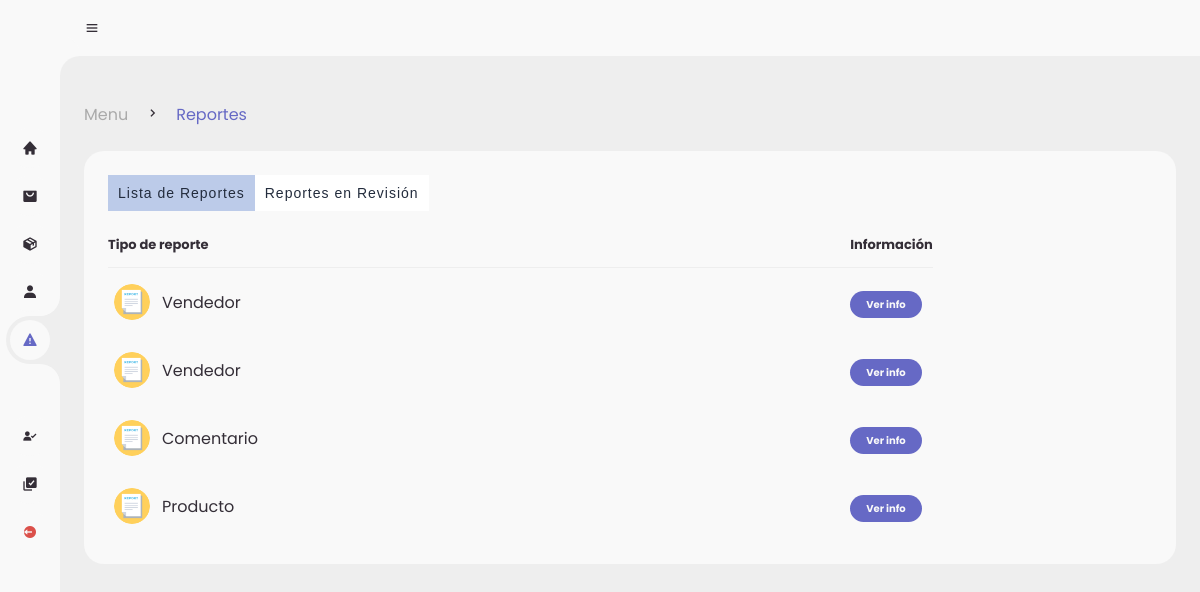
The app's page /admin/reports.php (signed in) with its own data.
### tables this page shows
CREATE TABLE `reports` (
  `id_report` int(11) NOT NULL,
  `report` varchar(150) NOT NULL,
  `type` varchar(30) NOT NULL,
  `ID_registro` int(11) DEFAULT NULL,
  `id_product` int(11) DEFAULT NULL,
  `id_star` int(11) DEFAULT NULL,
  `id_comment` int(11) DEFAULT NULL,
  `seller` int(11) DEFAULT NULL,
  `buyer` int(11) DEFAULT NULL,
  `estatus` int(2) NOT NULL
);

### admin/reports.php (the view, shortened to what this page needs)
<!DOCTYPE html>
<?php
include('../global/conexion.php');
?>
<html lang="en">
<head>
	<link href='https://unpkg.com/boxicons@2.0.9/css/boxicons.min.css' rel='stylesheet'>
	<link rel="stylesheet" href="style.css">
	<link rel="stylesheet" href="estilos.css">
</head>
<body>
	<section id="sidebar">
		<a href="./menu.php" class="brand">
		</a>
		<ul class="side-menu top">
			<li >
				<a href="./menu.php">
					<i class='bx bxs-home' ></i>
				</a>
			</li>
			<li >
				<a href="./orders.php">
					<i class='bx bxs-shopping-bag-alt' ></i>
				</a>
			</li>
			<li>
				<a href="./products.php">
					<i class='bx bxs-package'></i>
				</a>
			</li>
			<li>
				<a href="./sellers.php">
					<i class='bx bxs-user' ></i>
				</a>
			</li>
			<li class="active">
				<a href="./reports.php">
					<i class='bx bxs-error' ></i>
				</a>
			</li>
		</ul>
		<ul class="side-menu">
			<li>
				<a href="./reg-vendedores.php">
					<i class='bx bxs-user-check' ></i>
				</a>
			</li>
			<li>
				<a href="./reg-productos.php">
					<i class='bx bxs-select-multiple' ></i>
				</a>
			</li>
			<li>
				<a href="../global/logout.php" class="logout">
					<i class='bx bxs-log-out-circle' ></i>
				</a>
			</li>
		</ul>
	</section>
	<section id="content">
		<nav>
			<i class='bx bx-menu' ></i>
		</nav>
		<main>
		<div class="head-title">
				<div class="left">
					<ul class="breadcrumb">
						<li>
							<a href="./menu.php">Menu</a>
						</li>
						<li><i class='bx bx-chevron-right' ></i></li>
						<li>
							<a class="active" href="./reports.php">Reportes</a>
						</li>
					</ul>
				</div>
			</div>
<div class="table-data">
	<div class="order wrapper">
 <div class="buttonWrapper">
  <button class="tab-button active"  data-id="list">Lista de Reportes</button>
  <button class="tab-button"  data-id="other-list">Reportes en Revisión</button>
</div>
 <div class="contentWrapper">
 	 <table class="content active" id="list">
						<thead>
							<tr>
								<th>Tipo de reporte</th>
								<th>Información</th>
							</tr>
						</thead>
						<tbody>
						<?php
							$query = mysqli_query($conn,"SELECT * FROM reports WHERE estatus = 0");
							while($row = mysqli_fetch_array($query)){
						?>
							<tr>
								<td>
									<img src="../assets/utilities/reporte.png">
									<p><?php echo $row['type']?></p>
								</td>
								<td><a href="./pages/det-reports.php?report=<?php echo $row['id_report']?>"><span class="status completed">Ver info</span></a></td>
							</tr>
						<?php }?>
						</tbody>
					</table>
</div>
</div>
</div>
		</main>
	</section>
</body>
</html>

### admin/style.css (style rules this page uses)
* { margin: 0; padding: 0; box-sizing: border-box; }
a { text-decoration: none; }
li { list-style: none; }
:root { --poppins: 'Poppins', sans-serif; --lato: 'Lato', sans-serif; --light: #F9F9F9; --blue: #6669c5; --light-blue: #CFE8FF; --grey: #eee; --dark-grey: #AAAAAA; --dark: #342E37; --red: #DB504A; --yellow: #FFCE26; --light-yellow: #FFF2C6; --orange: #FD7238; --light-orange: #FFE0D3; }
html { overflow-x: hidden; }
body { background: var(--grey); overflow-x: hidden; }
#sidebar { position: fixed; top: 0; left: 0; width: 280px; height: 100%; background: var(--light); z-index: 2000; font-family: var(--lato); transition: .3s ease; overflow-x: hidden; scrollbar-width: none; }
#sidebar.hide { width: 60px; }
#sidebar .brand { font-size: 24px; font-weight: 700; height: 56px; display: flex; align-items: center; color: var(--blue); position: sticky; top: 0; left: 0; background: var(--light); z-index: 500; padding-bottom: 20px; box-sizing: content-box; }
#sidebar .side-menu { width: 100%; margin-top: 48px; }
#sidebar .side-menu li { height: 48px; background: transparent; margin-left: 6px; border-radius: 48px 0 0 48px; padding: 4px; }
#sidebar .side-menu li.active { background: var(--grey); position: relative; }
#sidebar .side-menu li.active::before { content: ''; position: absolute; width: 40px; height: 40px; border-radius: 50%; top: -40px; right: 0; box-shadow: 20px 20px 0 var(--grey); z-index: -1; }
#sidebar .side-menu li.active::after { content: ''; position: absolute; width: 40px; height: 40px; border-radius: 50%; bottom: -40px; right: 0; box-shadow: 20px -20px 0 var(--grey); z-index: -1; }
#sidebar .side-menu li a { width: 100%; height: 100%; background: var(--light); display: flex; align-items: center; border-radius: 48px; font-size: 16px; color: var(--dark); white-space: nowrap; overflow-x: hidden; }
#sidebar .side-menu.top li.active a { color: var(--blue); }
#sidebar.hide .side-menu li a { width: calc(48px - (4px * 2)); transition: width .3s ease; }
#sidebar .side-menu li a.logout { color: var(--red); }
#sidebar .side-menu li a .bx { min-width: calc(60px - ((4px + 6px) * 2)); display: flex; justify-content: center; }
#content { position: relative; width: calc(100% - 280px); left: 280px; transition: .3s ease; }
#sidebar.hide ~ #content { width: calc(100% - 60px); left: 60px; }
#content nav { height: 56px; background: var(--light); padding: 0 24px; display: flex; align-items: center; grid-gap: 24px; font-family: var(--lato); position: sticky; top: 0; left: 0; z-index: 1000; }
#content nav::before { content: ''; position: absolute; width: 40px; height: 40px; bottom: -40px; left: 0; border-radius: 50%; box-shadow: -20px -20px 0 var(--light); }
#content nav .bx.bx-menu { cursor: pointer; color: var(--dark); }
#content main { width: 100%; padding: 36px 24px; font-family: var(--poppins); max-height: calc(100vh - 56px); overflow-y: auto; }
#content main .head-title { display: flex; align-items: center; justify-content: space-between; grid-gap: 16px; flex-wrap: wrap; }
#content main .head-title .left .breadcrumb { display: flex; align-items: center; grid-gap: 16px; }
#content main .head-title .left .breadcrumb li { color: var(--dark); }
#content main .head-title .left .breadcrumb li a { color: var(--dark-grey); pointer-events: none; }
#content main .head-title .left .breadcrumb li a.active { color: var(--blue); pointer-events: unset; }
#content main .table-data { display: flex; flex-wrap: wrap; grid-gap: 24px; margin-top: 24px; width: 100%; color: var(--dark); }
#content main .table-data > div { border-radius: 20px; background: var(--light); padding: 24px; overflow-x: auto; }
#content main .table-data .order { flex-grow: 1; flex-basis: 500px; }
#content main .table-data .order table { width: 100%; border-collapse: collapse; }
#content main .table-data .order table th { padding-bottom: 12px; font-size: 13px; text-align: left; border-bottom: 1px solid var(--grey); }
#content main .table-data .order table td { padding: 16px 0; }
#content main .table-data .order table tr td:first-child { display: flex; align-items: center; grid-gap: 12px; padding-left: 6px; }
#content main .table-data .order table td img { width: 36px; height: 36px; border-radius: 50%; object-fit: cover; }
#content main .table-data .order table tr td .status { font-size: 10px; padding: 6px 16px; color: var(--light); border-radius: 20px; font-weight: 700; }
#content main .table-data .order table tr td .status.completed { background: var(--blue); }

### records on screen
reports: type "Vendedor"
reports: type "Vendedor"
reports: type "Comentario"
reports: type "Producto"
